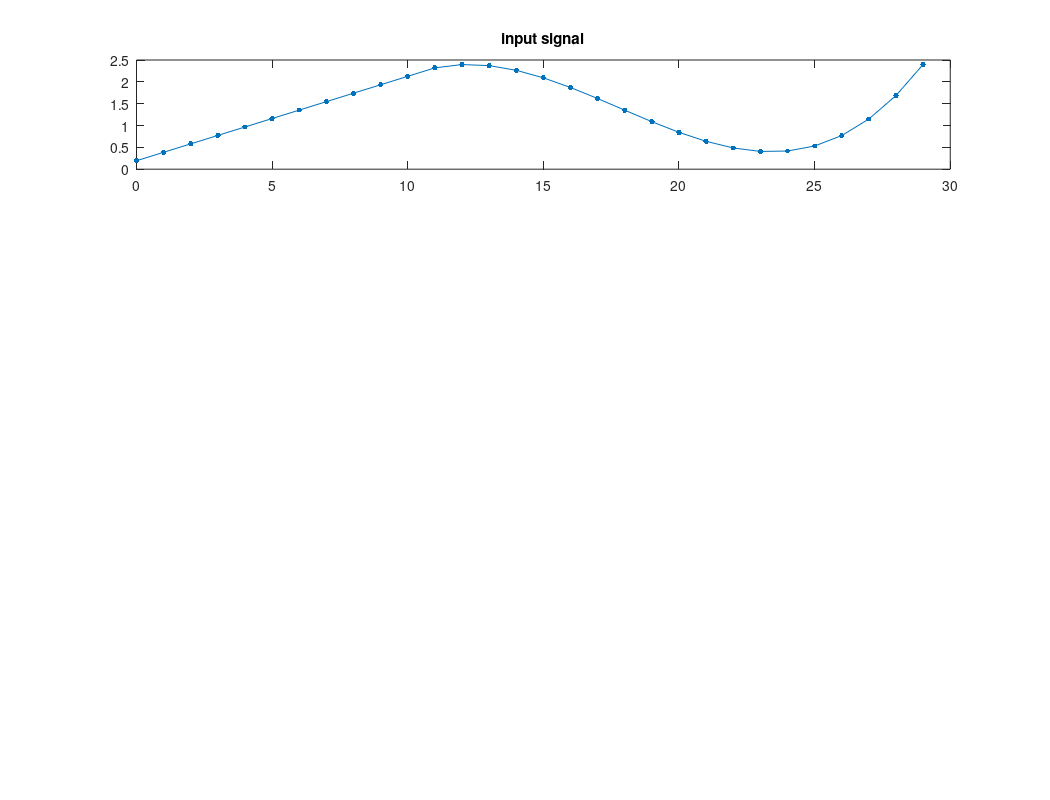

Reproduce this figure in MATLAB.

x = [
    0.1933
    0.3866
    0.5799
    0.7732
    0.9665
    1.1598
    1.3531
    1.5464
    1.7397
    1.9330
    2.1263
    2.3196
    2.3956
    2.3715
    2.2645
    2.0917
    1.8704
    1.6178
    1.3510
    1.0872
    0.8437
    0.6375
    0.4860
    0.4063
    0.4155
    0.5310
    0.7698
    1.1491
    1.6863
    2.3983
];
    
N = length(x);

figure(1)
clf
subplot(4, 1, 1)
plot(0:N-1, x, '.-', 'markersize', 12)
% xlabel('n')
% ylabel('x(n)')
title('input signal')

orient landscape
print -dpdf data_ExNumber16


h1=[1,1]/2;
h2=[1,2,1]/4;
h3=[1,3,3,1]/8;

up=upsample(x,2);
y1=filter(h1,1,up);
M=length(y1);
subplot(4,1,2)
plot(0:M-1,y1, '.-', 'markersize', 12)
title('h1 filtered');
y2=filter(h2,1,up);
subplot(4,1,3)
plot(0:M-1,y2, '.-', 'markersize', 12)
title('h2 filtered');
y3=filter(h3,1,up);
subplot(4,1,4)
plot(0:M-1,y3, '.-', 'markersize', 12)
title('h3 filtered');
